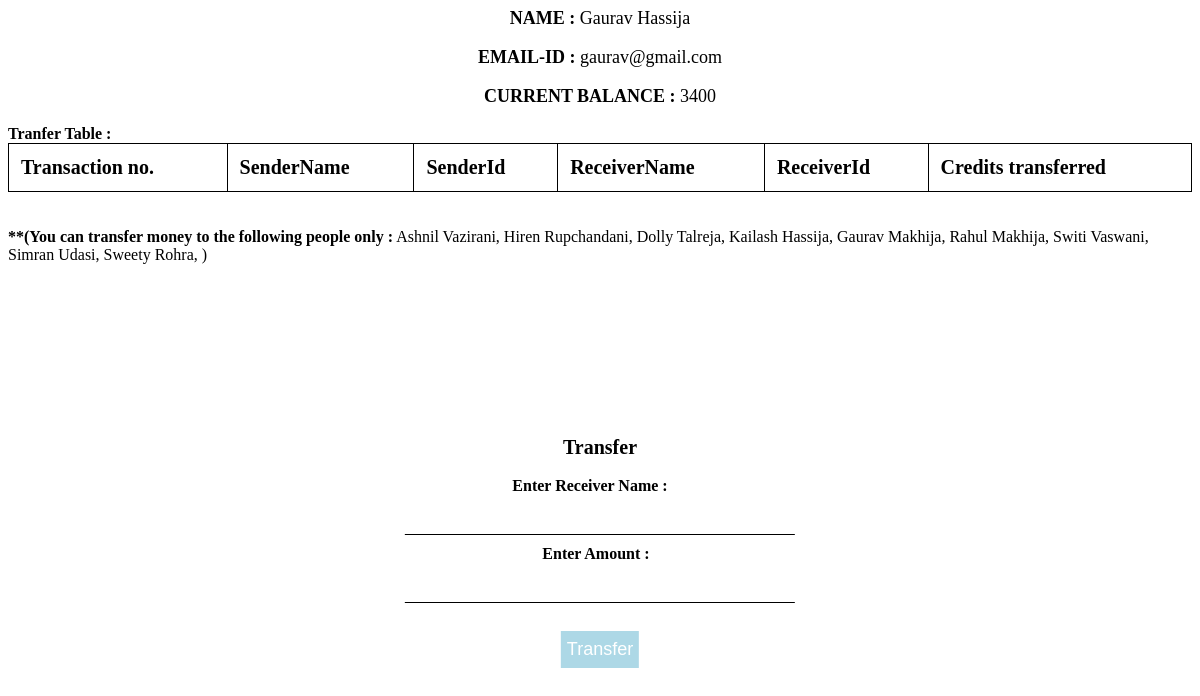
/transaction.php?id=105&sname=Gaurav Hassija&scredit=3400, run on the app's committed database.
### tables this page shows
CREATE TABLE `users` (
  `user_id` int(11) NOT NULL,
  `user_name` varchar(255) NOT NULL,
  `user_email` varchar(255) NOT NULL,
  `user_credit` varchar(255) NOT NULL
);

### transaction.php (the view, shortened to what this page needs)
<?php
require_once("database.php");
?>
<html>
<head>
    </head>
    <body>
    <?php
$id = $_GET['id'];
$sname  = $_GET['sname'];
$scredit = $_GET['scredit'];
$query="SELECT * FROM users WHERE user_id = $id";
$result=mysqli_query($connection,$query);
$row = mysqli_fetch_assoc($result);
        ?>
        <p style="font-size:18px;text-align:center;"><B>NAME : </B> <?php
       echo $row['user_name'];?> </p>
        <p style="font-size:18px;text-align:center;"><B>EMAIL-ID : </B> <?php
       echo $row['user_email'];?> </p>
        <p style="font-size:18px;text-align:center;"><B>CURRENT BALANCE : </B> <?php
       echo $row['user_credit'];?> </p>
      <B> <?php  echo "Tranfer Table : " ?> </B>
         <table style="width:100%">
        <thead>
        <tr>
        <th>Transaction no.</th>
        <th>SenderName</th>
        <th>SenderId</th>
        <th>ReceiverName</th>
        <th>ReceiverId</th>
        <th>Credits transferred</th>
        </tr></thead>
                </table>
<br><br>
         <B><?php echo "**(You can transfer money to the following people only :";
             ?></B>
   <?php
        $query2="SELECT * FROM users WHERE user_id != $id";
$result2=mysqli_query($connection,$query2);
while( $row2 = mysqli_fetch_assoc($result2)){
echo $row2['user_name'];
    echo ", ";
}
        echo ")";
?><br><br>
        <div class="details" align="center">
        <form action="transaction_status.php?id=<?php echo "$id"?>&sname=<?php echo "$sname"?>&scredit=<?php echo "$scredit"?>" method="POST" role="form">
	<legend><B style="font-size:20px;">Transfer</B></legend><br>
   <div class="form-group">
		<label for=""><B>Enter Receiver Name : &ensp;&ensp; </B></label>
		<input type="text" name="rname" required>
	</div>
                <div class="form-group">
		<label for=""><B>Enter Amount : &nbsp; </B></label>
		<input type="text" name="amt" required>
	</div>
<br>
	<button type="submit" name="submit">Transfer</button>
</form>
        </div>
    </body></html>

### transaction.php (style rules this page uses)
table,td,th { border:1px solid black; border-collapse:collapse; font-weight: bolder; }
td,th { padding:12px; text-align:left; }
thead { font-size: 20px; }
.details { height: auto; top: 70%; left: 50%; position: absolute; transform: translate(-50%,-50%); box-sizing: border-box; padding: 30px 40px; }
.details input { width: 100%; margin-bottom: 10px; }
.details input[type="text"], input[type="password"], input[type="email"] { border: none; border-bottom: 1px solid #000; background: transparent; outline: none; height: 40px; font-size: 16px; }
.details button[type="submit"] { border: none; outline: none; height: 37px; background: lightblue; color: #fff; font-size: 18px; }

### data on the page
users: user_name "Gaurav Hassija", user_email "gaurav@gmail.com", user_credit "3400"
users: user_name "Ashnil Vazirani"
users: user_name "Hiren Rupchandani"
users: user_name "Dolly Talreja"
users: user_name "Kailash Hassija"
users: user_name "Gaurav Makhija"
users: user_name "Rahul Makhija"
users: user_name "Switi Vaswani"
users: user_name "Simran Udasi"
users: user_name "Sweety Rohra"
